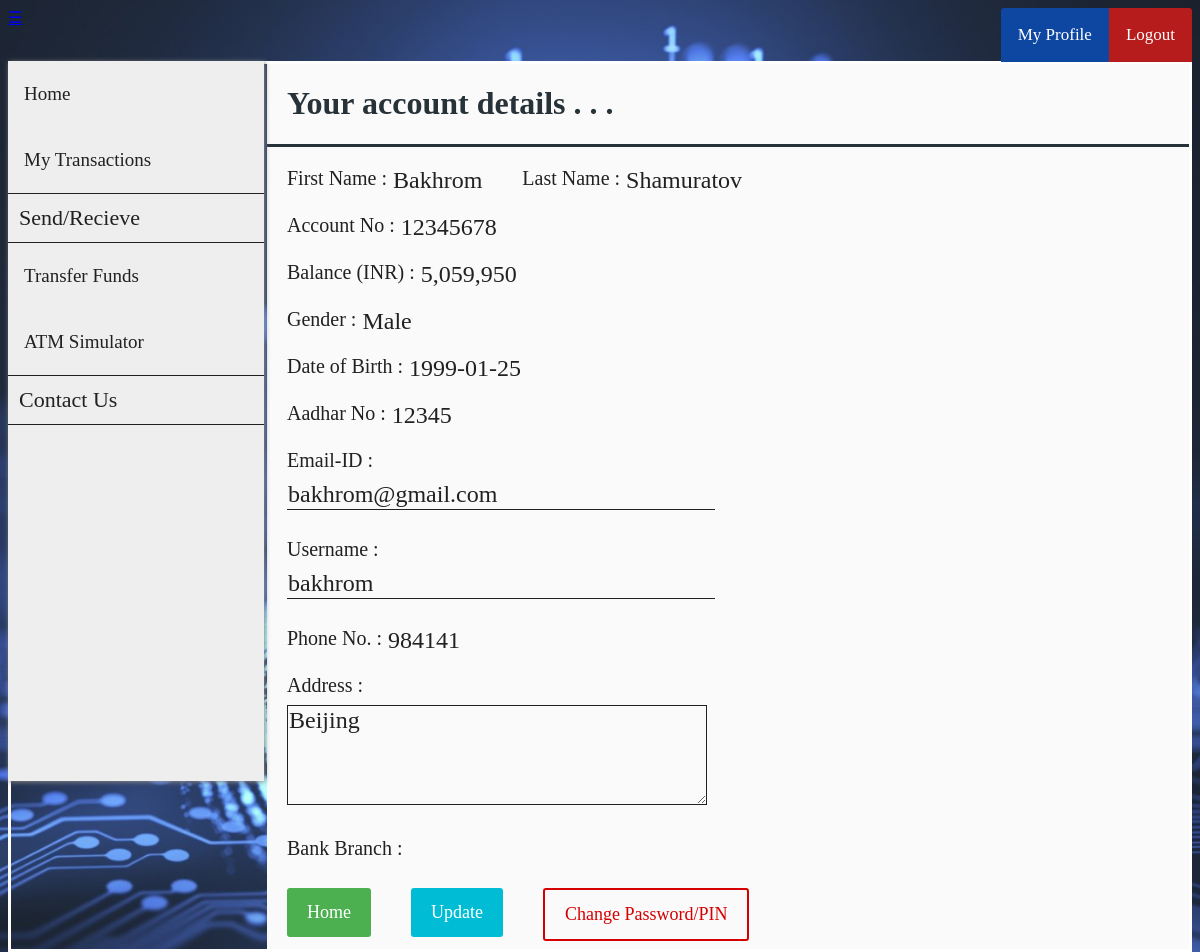
The app's page /net-banking/customer_profile.php (signed in) with its own data.
### tables this page shows
CREATE TABLE `customer` (
  `cust_id` int(11) NOT NULL,
  `first_name` varchar(30) DEFAULT NULL,
  `last_name` varchar(30) DEFAULT NULL,
  `gender` varchar(10) DEFAULT NULL,
  `dob` date DEFAULT NULL,
  `aadhar_no` int(11) DEFAULT NULL,
  `email` varchar(30) DEFAULT NULL,
  `phone_no` varchar(20) DEFAULT NULL,
  `address` varchar(255) DEFAULT NULL,
  `branch` varchar(30) DEFAULT NULL,
  `account_no` int(11) DEFAULT NULL,
  `pin` int(4) DEFAULT NULL,
  `uname` varchar(30) DEFAULT NULL,
  `pwd` varchar(30) DEFAULT NULL
);

CREATE TABLE `passbook1` (
  `trans_id` int(11) NOT NULL,
  `trans_date` datetime DEFAULT NULL,
  `remarks` varchar(255) DEFAULT NULL,
  `debit` int(11) DEFAULT NULL,
  `credit` int(11) DEFAULT NULL,
  `balance` int(11) DEFAULT NULL
);

### net-banking/customer_profile.php (the view, shortened to what this page needs)
<?php
    include "customer_navbar.php";
    include "customer_sidebar.php";
    $id = $_SESSION['loggedIn_cust_id'];
    $sql0 = "SELECT * FROM customer WHERE cust_id=".$id;
    $sql1 = "SELECT * FROM passbook".$id." WHERE trans_id=(
                    SELECT MAX(trans_id) FROM passbook".$id.")";
    $result0 = $conn->query($sql0);
    $result1 = $conn->query($sql1);
    if ($result0->num_rows > 0) {
        while($row = $result0->fetch_assoc()) {
            $fname = $row["first_name"];
            $lname = $row["last_name"];
            $gender = $row["gender"];
            $dob = $row["dob"];
            $aadhar = $row["aadhar_no"];
            $email = $row["email"];
            $phno = $row["phone_no"];
            $address = $row["address"];
            $acno = $row["account_no"];
            $cus_uname = $row["uname"];
        }
    }
    if ($result1->num_rows > 0) {
        while($row = $result1->fetch_assoc()) {
            $balance = $row["balance"];
        }
    }
?>
<!DOCTYPE html>
<html>
<head>
    <link rel="stylesheet" href="customer_add_style.css">
</head>
<body>
    <form class="add_customer_form" action="customer_profile_action.php" method="post">
        <div class="flex-container-form_header">
            <h1 id="form_header">Your account details . . .</h1>
        </div>
        <div class="flex-container">
            <div class=container>
                <label>First Name : <label id="info_label"><?php echo $fname ?></label></label>
            </div>
            <div class=container>
                <label>Last Name : <label id="info_label"><?php echo $lname ?></label></label>
            </div>
        </div>
        <div class="flex-container">
            <div class=container>
                <label>Account No : <label id="info_label"><?php echo $acno ?></label></label>
            </div>
        </div>
        <div class="flex-container">
            <div class=container>
                <label>Balance (INR) : <label id="info_label"><?php echo number_format($balance) ?></label></label>
            </div>
        </div>
        <div class="flex-container">
            <div class=container>
                <label>Gender :
                    <label id="info_label">
                    <?php
                        if ($gender == "male") {echo "Male";}
                        elseif ($gender == "female") {echo "Female";}
                        else {echo "Others";}
                    ?>
            </div>
        </div>
        <div class="flex-container">
            <div class=container>
                <label>Date of Birth : <label id="info_label"><?php echo $dob ?></label></label>
            </div>
        </div>
        <div class="flex-container">
            <div class=container>
                <label>Aadhar No : <label id="info_label"><?php echo $aadhar ?></label></label>
            </div>
        </div>
        <div class="flex-container">
            <div class=container>
                <label>Email-ID :</label><br>
                <input name="email" size="30" type="text" value="<?php echo $email ?>" required />
            </div>
            <div class=container>
                <label>Username :</label><br>
                <input name="cus_uname" size="30" type="text" value="<?php echo $cus_uname ?>" required />
            </div>
        </div>
        <div class="flex-container">
            <div  class=container>
                <label>Phone No. : <label id="info_label"><?php echo $phno ?></label></label>
            </div>
        </div>
        <div class="flex-container">
            <div class=container>
                <label>Address :</label><br>
                <textarea name="address" required /><?php echo $address ?></textarea>
            </div>
        </div>
        <div class="flex-container">
            <div class=container>
                <label>Bank Branch :
                </label>
            </div>
        </div>
        <div class="flex-container">
            <div class="container">
                <a href="/customer_home.php" class="button">Home</a>
            </div>
            <div class="container">
                <button type="submit">Update</button>
            </div>
            <div class="container">
                <a href="/pass_change.php" class="password-button">Change Password/PIN</a>
            </div>
        </div>
    </form>
</body>
</html>

### net-banking/user_navbar_style.css (style rules this page uses)
body, html { height: 100%; background: url("images/home.jpg") no-repeat center center fixed; background-size: cover; }

### net-banking/customer_add_style.css (style rules this page uses)
body, html { height: 100%; background: url("images/home.jpg") no-repeat center center fixed; background-size: cover; }
.flex-container { display: -webkit-flex; display: flex; margin-left: 256px; width: auto; height: auto; -webkit-flex-wrap: wrap; flex-wrap: wrap; background-color: #FAFAFA; }
.flex-container-form_header { display: -webkit-flex; display: flex; margin-left: 256px; width: auto; height: auto; background-color: #FAFAFA; border-bottom: 3px solid #263238; }
h1[id="form_header"] { margin-left: 20px; font-family: Roboto-Thin; color: #263238; }
form { border: 3px solid white; width: inherit; margin-left: 0px; }
label { display: block; float: left; color: #212121; font-family: OpenSans-Bold; font-size: 20px; }
label[id="info_label"] { display: block; float: right; margin-left: 6px; font-family: Roboto-Regular; color: #212121; font-size: 24px; }
input[type=text], input[type=password] { font-family: Roboto-Regular; color: #212121; font-size: 24px; width: auto; margin: 8px 0; padding: 1px 1px; border: 0; border-bottom: 1px solid #212121; box-sizing: border-box; background-color: transparent; }
.container { margin-top: 20px; margin-left: 20px; margin-right: 20px; float: left; display: inline-block; }
textarea { font-family: Roboto-Regular; color: #212121; font-size: 24px; height: 100px; width:35vw; max-width: 720px; min-width: 240px; margin: 8px 0; padding: 1px 1px; border: 0; border: 1px solid #212121; box-sizing: border-box; background-color: transparent; }
button { font-family: OpenSans-Regular; font-size: 18px; background-color: #00BCD4; color: white; padding: 14px 20px; margin: 8px 0; border: none; cursor: pointer; width: 100%; border-radius: 3px; }
.button { background-color: #4CAF50; border: none; color: white; font-family: OpenSans-Regular; font-size: 18px; padding: 14px 20px; margin: 8px 0; text-align: center; text-decoration: none; display: inline-block; border-radius: 3px; cursor: pointer; }
.password-button { background-color: transparent; color: #d50000; font-family: OpenSans-Regular; font-size: 18px; padding: 14px 20px; margin: 8px 0; text-align: center; text-decoration: none; display: inline-block; border-radius: 3px; border: 2px solid #d50000; cursor: pointer; }

### records on screen
customer: first_name "Bakhrom", last_name "Shamuratov", account_no "12345678", dob "1999-01-25", aadhar_no "12345", email "bakhrom@gmail.com", cus_uname "bakhrom", phone_no "984141", address "Beijing"
passbook1: balance "5,059,950"
